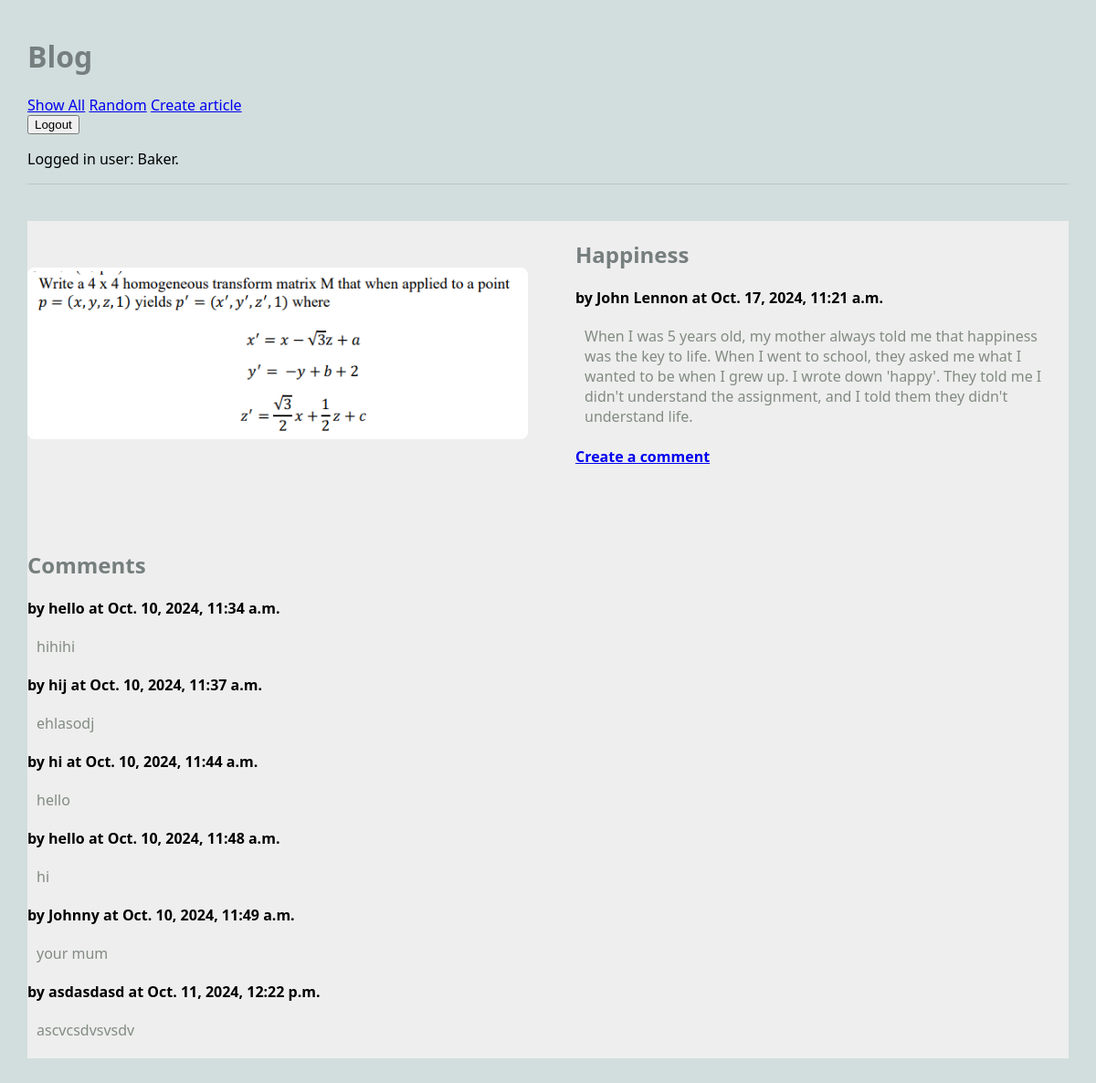
Page /blog/article/1 (signed in) on the committed database.
### blog/models.py (models this page shows, shortened)
class Article(models.Model):
    user = models.ForeignKey(User, on_delete=models.CASCADE)
    title = models.TextField(blank=False)
    author = models.TextField(blank=False)
    text = models.TextField(blank=False)
    published = models.DateTimeField(auto_now=True)
    image_file = models.ImageField(blank = True)
    def get_comments(self):
        comments = Comment.objects.filter(article=self)
        return comments

class Comment(models.Model):
    article = models.ForeignKey("Article", on_delete=models.CASCADE)
    author = models.TextField(blank=False)
    text = models.TextField(blank=False)
    published = models.DateTimeField(auto_now=True)
    def __str__(self):
        return f'{self.text}'

### blog/views.py (the view)
# urls.py: path(r'article/<int:pk>', views.ArticlePageView.as_view(), name='article'),
class ArticlePageView(DetailView):
    model = Article
    template_name = 'blog/article.html' ## reusing same template!!
    context_object_name = 'article'

### blog/templates/blog/article.html (shortened to what this page needs)
{% extends 'blog/base.html' %}
{% block content %}
<main class="grid-container">
    <article class="featured">
        <img src="{{article.image_file.url}}" alt="{{article.image_file.url}}">
        <div>
        <h2>{{article.title}}</h2>
        <strong>by {{article.author}} at {{article.published}}</strong>
        <p>
        {{article.text}}
        </p>
        <h4>
            <a href = "{% url 'create_comment' article.pk%}">Create a comment</a> </h4>
        </div>
    </article>
    <div>
    <h2>Comments</h2>
    {% for c in article.get_comments %}
    <article>
        <div>
        <strong>by {{c.author}} at {{c.published}}</strong>
        <p>
        {{c.text}}
        </div>
    </article>
    {% endfor %}
</div>
</main>
{% endblock %}

### blog/templates/blog/base.html (shortened to what this page needs)
{% load static %}
<html>
    <head>
        <link rel="stylesheet" href="{% static 'styles-blog.css' %}">
    </head>
    <body>
        <header>
            <h1>Blog</h1>
            <nav>
                <ul>
                    <li><a href="{% url 'show_all_one' %}">Show All</a></li>
                    <li><a href="{% url 'random' %}">Random</a></li>
                    {% if request.user.is_authenticated %}
                    <li><a href = "{% url 'create_article' %}">Create article</a></li>
                    <form action = "{% url 'logout' %}" method = "POST">
                        <input type = "submit" value = "Logout">
                    </form>
                    {% else %}
                    <li><a href = "{% url 'login2' %}"> Login </a></li>
                    {% endif %}
                    {% if request.user.is_authenticated %}
                    Logged in user: {{ request.user }}.
                    {% else %}
                    Not logged in.
                    {% endif %}
                </ul>
            </nav>
        </header>
    {% block content %}
    {% endblock %}
    </body>
</html>

### static/styles-blog.css (style rules this page uses)
body { margin: 30px; background: #d1dedd; font-family:'Segoe UI', Tahoma, Geneva, Verdana, sans-serif; }
ul, li { padding: 0px; list-style-type: none; }
h1, h2, h3 { color: #767f7e; }
p { color: #828b82; }
header { max-width: 1200px; margin: 40px auto; border-bottom: 1px solid #bbc7c7; }
.grid-container { background: #eee; max-width: 900px; display: grid; grid-template-columns: repeat(3, 1fr); grid-gap: 10px; max-width: 1200px; margin: 20px auto; }
article.featured { grid-column: span 3; display: grid; gap: 60px; grid-template-columns: 1fr 1fr; align-items: center; border-bottom: 1px #bbc7c7; padding-bottom: 40px; }
article img, article.featured img { width: 100%; border: 4px solid #fff; border-radius: 8px; }
article p, article h3 { margin: 20px 10px; }
nav li { display: inline; }

### rows in the picture
Article: image_file (picture), title "Happiness", author "John Lennon", published "Oct. 17, 2024, 11:21 a.m.", text "When I was 5 years old, my mother always told me that happiness was the key to life. When I went to school, they asked me what I wanted to be when I grew up. I wrote down 'happy'. They told me I didn't understand the assignment, and I told them they didn't understand life."
Comment: author "hello", published "Oct. 10, 2024, 11:34 a.m.", text "hihihi"
Comment: author "hij", published "Oct. 10, 2024, 11:37 a.m.", text "ehlasodj"
Comment: author "hi", published "Oct. 10, 2024, 11:44 a.m.", text "hello"
Comment: author "hello", published "Oct. 10, 2024, 11:48 a.m.", text "hi"
Comment: author "Johnny", published "Oct. 10, 2024, 11:49 a.m.", text "your mum"
Comment: author "asdasdasd", published "Oct. 11, 2024, 12:22 p.m.", text "ascvcsdvsvsdv"

### other values in the picture
{{ request.user }} "Baker"
